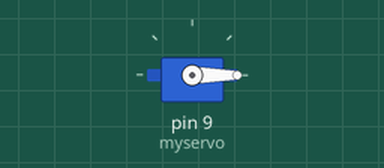
The sketch below on a simulated Arduino Uno, built with avr-gcc and run on an emulated ATmega328P. On the bench: servo.

Above: at 0.05 s.
At 0.3 s:
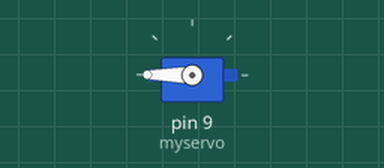
At 1.3 s:
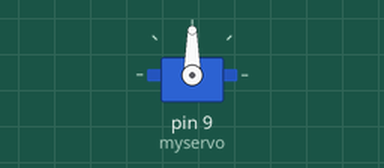
Timing chart, 0 to 3.0 s (numbered marks = the images above):
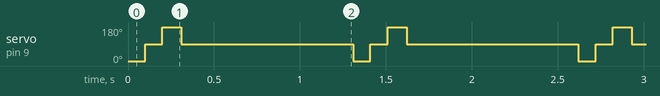

The sketch:

360sg90.ino
```cpp
#include <Servo.h>

Servo myservo; // 建立Servo物件

void setup()
{
  myservo.attach(9); // 伺服馬達的訊號線
}

void loop() {
    myservo.write(0);
    delay(100);
    myservo.write(90);
    delay(100);
    myservo.write(180);
    delay(110);
    myservo.write(90);
    delay(1000);
}
```

Measured:
- by itself, servo on pin 9 (myservo): repeats every 1.3 s: 180° 0.11 s, 90° 1.0 s, 0° 0.10 s, 90° 0.10 s
